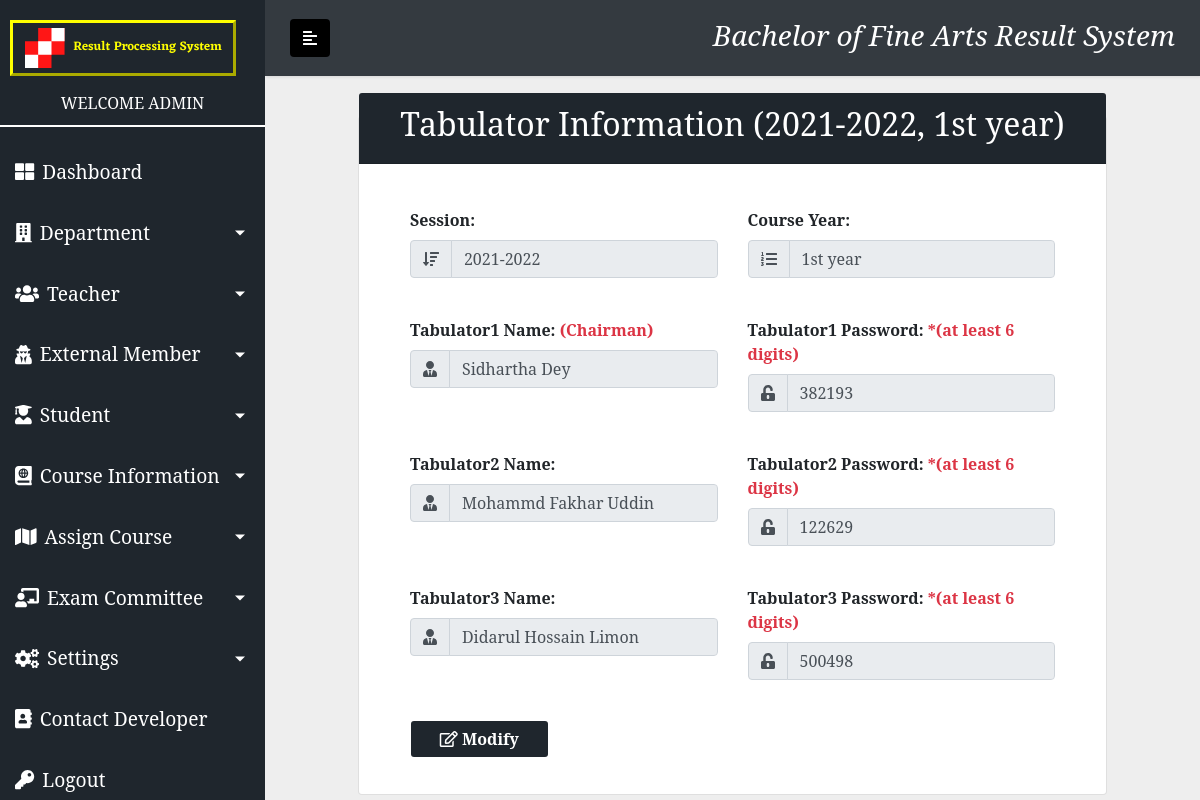
The app's page /admin_panel/view_tabulator_profiles.php?id=49&page=1 (signed in) with its own data.
### tables this page shows
CREATE TABLE `exam_committee_information` (
  `id` int(255) NOT NULL,
  `chairman_id` int(255) NOT NULL,
  `member1_id` int(255) NOT NULL,
  `member2_id` int(255) NOT NULL,
  `session` varchar(20) NOT NULL,
  `course_year` varchar(20) NOT NULL,
  `1st_sem_status` enum('0','1','2','3') NOT NULL,
  `2nd_sem_status` enum('0','1','2','3') NOT NULL,
  `exam_year` varchar(20) NOT NULL,
  `tabulator1_id` int(255) NOT NULL,
  `tabulator1_pass` varchar(200) NOT NULL,
  `tabulator2_id` int(255) NOT NULL,
  `tabulator2_pass` varchar(200) NOT NULL,
  `tabulator3_id` int(255) NOT NULL,
  `tabulator3_pass` varchar(200) NOT NULL,
  `external_member_id` int(255) NOT NULL
);

CREATE TABLE `teacher_information` (
  `id` int(255) NOT NULL,
  `name` varchar(150) NOT NULL,
  `designation` varchar(100) NOT NULL,
  `email` varchar(200) NOT NULL,
  `contact_no` varchar(11) NOT NULL,
  `password` varchar(200) NOT NULL
);

### admin_panel/view_tabulator_profiles.php (the view, shortened to what this page needs)
<?php include('lib/header.php') ?>
<?php
    if(!isset($_GET['id']))
    {
        ?>
        <script>
            window.location = "index.php";
        </script>
        <?php
    }
    else if(isset($_GET['id']))
    {
        $tabulator_id_validation_qry = "SELECT e.id, t.name as tabulator1_name, e.tabulator1_pass, t1.name as tabulator2_name, e.tabulator2_pass, t2.name as tabulator3_name, e.tabulator3_pass, e.session, e.course_year FROM exam_committee_information as e INNER JOIN teacher_information as t ON e.tabulator1_id = t.id INNER JOIN teacher_information as t1 ON e.tabulator2_id = t1.id INNER JOIN teacher_information as t2 ON e.tabulator3_id = t2.id WHERE e.id = '$_GET[id]'";
        $tabulator_id_validation_qry_run = mysqli_query($conn, $tabulator_id_validation_qry);
        $tabulator_id_validation_qry_run_res = mysqli_fetch_assoc($tabulator_id_validation_qry_run);
            ?>
            <?php
        $page_number = $_GET['page'];
    }
?>
<div class="container-fluid">
    <div class="row justify-content-center">
        <div class="col-lg-10 col-md-10 col-12">
            <div class="card">
                <div class="card-header text-center form_header">
                    <h2>Tabulator Information <?php echo "(".$tabulator_id_validation_qry_run_res['session'].", ".$tabulator_id_validation_qry_run_res['course_year'].")" ?></h2>
                </div>
                <div class="card-body">
                    <form action="" method = "POST">
                        <div class="row justify-content-center m-3">
                            <div class="col-lg-6 col-md-6 col-12 mt-2">
                                <div class="form-group">
                                    <label for=""><b>Session:</b></label>
                                    <br>
                                    <div class="input-group mb-2">
                                        <div class="input-group-prepend">
                                            <div class="input-group-text"><i class="fas fa-sort-amount-down"></i></div>
                                        </div>
                                        <input class = "form-control" type="text" value = "<?php echo $tabulator_id_validation_qry_run_res['session'] ?>" readonly>
                                    </div>
                                </div>
                            </div>
                            <div class="col-lg-6 col-md-6 col-12 mt-2">
                                <div class="form-group">
                                    <label for=""><b>Course Year:</b></label>
                                    <br>
                                    <div class="input-group mb-2">
                                        <div class="input-group-prepend">
                                            <div class="input-group-text"><i class="fas fa-list-ol"></i></div>
                                        </div>
                                        <input class = "form-control" type="text" value = "<?php echo $tabulator_id_validation_qry_run_res['course_year'] ?>" readonly>
                                    </div>
                                </div>
                            </div>
                        </div>
                        <div class="row justify-content-center m-3">
                            <div class="col-lg-6 col-md-6 col-12 mt-2">
                                <div class="form-group">
                                    <label for=""><b>Tabulator1 Name: <span class = "text-danger">(Chairman)</span></b></label>
                                    <br>
                                    <div class="input-group mb-2">
                                        <div class="input-group-prepend">
                                            <div class="input-group-text"><i class="fas fa-user-tie"></i></div>
                                        </div>
                                        <input class = "form-control" type="text" value = "<?php echo $tabulator_id_validation_qry_run_res['tabulator1_name'] ?>" readonly>
                                    </div>
                                </div>
                            </div>
                            <div class="col-lg-6 col-md-6 col-12 mt-2">
                                <div class="form-group">
                                    <label for=""><b>Tabulator1 Password: <span class = "text-danger">*(at least 6 digits)</span></b></label>
                                    <br>
                                    <div class="input-group mb-2">
                                        <div class="input-group-prepend">
                                            <div class="input-group-text"><i class="fas fa-unlock-alt"></i></div>
                                        </div>
                                        <input class = "form-control" type="text" value = "<?php echo base64_decode($tabulator_id_validation_qry_run_res['tabulator1_pass'] )?>" readonly>
                                    </div>
                                </div>
                            </div>
                        </div>
                        <div class="row justify-content-center m-3">
                            <div class="col-lg-6 col-md-6 col-12 mt-2">
                                <div class="form-group">
                                    <label for=""><b>Tabulator2 Name:</b></label>
                                    <br>
                                    <div class="input-group mb-2">
                                        <div class="input-group-prepend">
                                            <div class="input-group-text"><i class="fas fa-user-tie"></i></div>
                                        </div>
                                        <input class = "form-control" type="text" value = "<?php echo $tabulator_id_validation_qry_run_res['tabulator2_name'] ?>" readonly>
                                    </div>
                                </div>
                            </div>
                            <div class="col-lg-6 col-md-6 col-12 mt-2">
                                <div class="form-group">
                                    <label for=""><b>Tabulator2 Password: <span class = "text-danger">*(at least 6 digits)</span></b></label>
                                    <br>
                                    <div class="input-group mb-2">
                                        <div class="input-group-prepend">
                                            <div class="input-group-text"><i class="fas fa-unlock-alt"></i></div>
                                        </div>
                                        <input class = "form-control" type="text" value = "<?php echo base64_decode($tabulator_id_validation_qry_run_res['tabulator2_pass'] )?>" readonly>
                                    </div>
                                </div>
                            </div>
                        </div>
                        <div class="row justify-content-center m-3">
                            <div class="col-lg-6 col-md-6 col-12 mt-2">
                                <div class="form-group">
                                    <label for=""><b>Tabulator3 Name:</b></label>
                                    <br>
                                    <div class="input-group mb-2">
                                        <div class="input-group-prepend">
                                            <div class="input-group-text"><i class="fas fa-user-tie"></i></div>
                                        </div>
                                        <input class = "form-control" type="text" value = "<?php echo $tabulator_id_validation_qry_run_res['tabulator3_name'] ?>" readonly>
                                    </div>
                                </div>
                            </div>
                            <div class="col-lg-6 col-md-6 col-12 mt-2">
                                <div class="form-group">
                                    <label for=""><b>Tabulator3 Password: <span class = "text-danger">*(at least 6 digits)</span></b></label>
                                    <br>
                                    <div class="input-group mb-2">
                                        <div class="input-group-prepend">
                                            <div class="input-group-text"><i class="fas fa-unlock-alt"></i>
                                            </div>
                                        </div>
                                        <input class = "form-control" type="text" value = "<?php echo base64_decode($tabulator_id_validation_qry_run_res['tabulator3_pass'] )?>" readonly>
                                    </div>
                                </div>
                            </div>
                        </div>
                        <div class="row m-3 ">
                            <div class="col-lg-3 col-md-4 col-12 mt-2  ">
                                <a class = "form-control btn text-center" href="modify_tabulator.php?id=<?php echo $tabulator_id_validation_qry_run_res['id']?>&page=<?php echo $page_number; ?>"><b><span><i class="far fa-edit"></i></span> Modify</b>
                                </a>
                            </div>
                        </div>
                    </form>
                </div>
            </div>
        </div>
    </div>
</div>
<?php include('lib/footer.php') ?>

### records on screen
exam_committee_information: session "2021-2022", course_year "1st year", name "Sidhartha Dey", tabulator1_pass "382193", name "Mohammd Fakhar Uddin", tabulator2_pass "122629", name "Didarul Hossain Limon", tabulator3_pass "500498"
